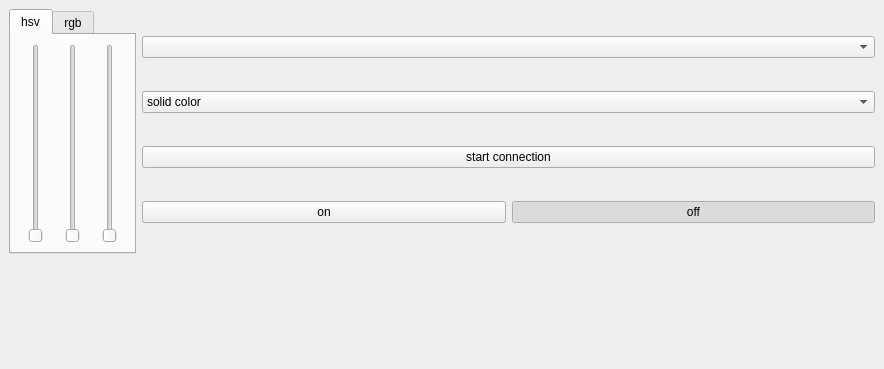
<?xml version="1.0" encoding="UTF-8"?>
<ui version="4.0">
 <class>MainWindow</class>
 <widget class="QMainWindow" name="MainWindow">
  <property name="geometry">
   <rect>
    <x>0</x>
    <y>0</y>
    <width>884</width>
    <height>369</height>
   </rect>
  </property>
  <property name="windowTitle">
   <string>led controller</string>
  </property>
  <widget class="QWidget" name="centralwidget">
   <layout class="QVBoxLayout" name="verticalLayout_2">
    <item>
     <layout class="QHBoxLayout" name="horizontalLayout_2">
      <item>
       <widget class="QTabWidget" name="colorTabs">
        <property name="sizePolicy">
         <sizepolicy hsizetype="Minimum" vsizetype="Expanding">
          <horstretch>0</horstretch>
          <verstretch>0</verstretch>
         </sizepolicy>
        </property>
        <property name="currentIndex">
         <number>0</number>
        </property>
        <widget class="QWidget" name="hsvTab">
         <property name="sizePolicy">
          <sizepolicy hsizetype="Minimum" vsizetype="Preferred">
           <horstretch>0</horstretch>
           <verstretch>0</verstretch>
          </sizepolicy>
         </property>
         <attribute name="title">
          <string>hsv</string>
         </attribute>
         <layout class="QHBoxLayout" name="horizontalLayout_3">
          <item>
           <widget class="QSlider" name="hueSlider">
            <property name="sizePolicy">
             <sizepolicy hsizetype="Minimum" vsizetype="Expanding">
              <horstretch>0</horstretch>
              <verstretch>0</verstretch>
             </sizepolicy>
            </property>
            <property name="toolTip">
             <string>hue</string>
            </property>
            <property name="maximum">
             <number>360</number>
            </property>
            <property name="pageStep">
             <number>1</number>
            </property>
            <property name="orientation">
             <enum>Qt::Vertical</enum>
            </property>
           </widget>
          </item>
          <item>
           <widget class="QSlider" name="saturationSlider">
            <property name="sizePolicy">
             <sizepolicy hsizetype="Minimum" vsizetype="Expanding">
              <horstretch>0</horstretch>
              <verstretch>0</verstretch>
             </sizepolicy>
            </property>
            <property name="toolTip">
             <string>saturation</string>
            </property>
            <property name="maximum">
             <number>100</number>
            </property>
            <property name="pageStep">
             <number>1</number>
            </property>
            <property name="orientation">
             <enum>Qt::Vertical</enum>
            </property>
           </widget>
          </item>
          <item>
           <widget class="QSlider" name="valueSlider">
            <property name="sizePolicy">
             <sizepolicy hsizetype="Minimum" vsizetype="Expanding">
              <horstretch>0</horstretch>
              <verstretch>0</verstretch>
             </sizepolicy>
            </property>
            <property name="toolTip">
             <string>value</string>
            </property>
            <property name="maximum">
             <number>100</number>
            </property>
            <property name="pageStep">
             <number>1</number>
            </property>
            <property name="orientation">
             <enum>Qt::Vertical</enum>
            </property>
           </widget>
          </item>
         </layout>
        </widget>
        <widget class="QWidget" name="rgbTab">
         <property name="sizePolicy">
          <sizepolicy hsizetype="Minimum" vsizetype="Preferred">
           <horstretch>0</horstretch>
           <verstretch>0</verstretch>
          </sizepolicy>
         </property>
         <attribute name="title">
          <string>rgb</string>
         </attribute>
         <layout class="QHBoxLayout" name="horizontalLayout_4">
          <item>
           <widget class="QSlider" name="redSlider">
            <property name="sizePolicy">
             <sizepolicy hsizetype="Minimum" vsizetype="Expanding">
              <horstretch>0</horstretch>
              <verstretch>0</verstretch>
             </sizepolicy>
            </property>
            <property name="toolTip">
             <string>red</string>
            </property>
            <property name="maximum">
             <number>100</number>
            </property>
            <property name="pageStep">
             <number>1</number>
            </property>
            <property name="orientation">
             <enum>Qt::Vertical</enum>
            </property>
           </widget>
          </item>
          <item>
           <widget class="QSlider" name="greenSlider">
            <property name="sizePolicy">
             <sizepolicy hsizetype="Minimum" vsizetype="Expanding">
              <horstretch>0</horstretch>
              <verstretch>0</verstretch>
             </sizepolicy>
            </property>
            <property name="toolTip">
             <string>green</string>
            </property>
            <property name="maximum">
             <number>100</number>
            </property>
            <property name="pageStep">
             <number>1</number>
            </property>
            <property name="orientation">
             <enum>Qt::Vertical</enum>
            </property>
           </widget>
          </item>
          <item>
           <widget class="QSlider" name="blueSlider">
            <property name="sizePolicy">
             <sizepolicy hsizetype="Minimum" vsizetype="Expanding">
              <horstretch>0</horstretch>
              <verstretch>0</verstretch>
             </sizepolicy>
            </property>
            <property name="toolTip">
             <string>blue</string>
            </property>
            <property name="maximum">
             <number>100</number>
            </property>
            <property name="pageStep">
             <number>1</number>
            </property>
            <property name="orientation">
             <enum>Qt::Vertical</enum>
            </property>
           </widget>
          </item>
         </layout>
        </widget>
       </widget>
      </item>
      <item>
       <layout class="QVBoxLayout" name="verticalLayout">
        <item>
         <widget class="QComboBox" name="portComboBox">
          <property name="sizePolicy">
           <sizepolicy hsizetype="Expanding" vsizetype="Fixed">
            <horstretch>0</horstretch>
            <verstretch>0</verstretch>
           </sizepolicy>
          </property>
         </widget>
        </item>
        <item>
         <widget class="QComboBox" name="colorfunctionComboBox">
          <property name="sizePolicy">
           <sizepolicy hsizetype="Expanding" vsizetype="Fixed">
            <horstretch>0</horstretch>
            <verstretch>0</verstretch>
           </sizepolicy>
          </property>
          <item>
           <property name="text">
            <string>solid color</string>
           </property>
          </item>
          <item>
           <property name="text">
            <string>cycle hue</string>
           </property>
          </item>
          <item>
           <property name="text">
            <string>spectrum</string>
           </property>
          </item>
          <item>
           <property name="text">
            <string>no color</string>
           </property>
          </item>
         </widget>
        </item>
        <item>
         <widget class="QPushButton" name="startConnection">
          <property name="sizePolicy">
           <sizepolicy hsizetype="Expanding" vsizetype="Fixed">
            <horstretch>0</horstretch>
            <verstretch>0</verstretch>
           </sizepolicy>
          </property>
          <property name="text">
           <string>start connection</string>
          </property>
         </widget>
        </item>
        <item>
         <layout class="QHBoxLayout" name="horizontalLayout">
          <item>
           <widget class="QPushButton" name="onButton">
            <property name="sizePolicy">
             <sizepolicy hsizetype="Expanding" vsizetype="Fixed">
              <horstretch>0</horstretch>
              <verstretch>0</verstretch>
             </sizepolicy>
            </property>
            <property name="text">
             <string>on</string>
            </property>
            <property name="checkable">
             <bool>true</bool>
            </property>
           </widget>
          </item>
          <item>
           <widget class="QPushButton" name="offButton">
            <property name="sizePolicy">
             <sizepolicy hsizetype="Expanding" vsizetype="Fixed">
              <horstretch>0</horstretch>
              <verstretch>0</verstretch>
             </sizepolicy>
            </property>
            <property name="text">
             <string>off</string>
            </property>
            <property name="checkable">
             <bool>true</bool>
            </property>
            <property name="checked">
             <bool>true</bool>
            </property>
           </widget>
          </item>
         </layout>
        </item>
       </layout>
      </item>
     </layout>
    </item>
    <item>
     <widget class="spectrumWidget" name="spectrum" native="true">
      <property name="sizePolicy">
       <sizepolicy hsizetype="Expanding" vsizetype="Preferred">
        <horstretch>0</horstretch>
        <verstretch>0</verstretch>
       </sizepolicy>
      </property>
      <property name="minimumSize">
       <size>
        <width>0</width>
        <height>100</height>
       </size>
      </property>
     </widget>
    </item>
   </layout>
  </widget>
 </widget>
 <customwidgets>
  <customwidget>
   <class>spectrumWidget</class>
   <extends>QWidget</extends>
   <header location="global">spectrumwidget.h</header>
   <container>1</container>
  </customwidget>
 </customwidgets>
 <resources/>
 <connections/>
</ui>
